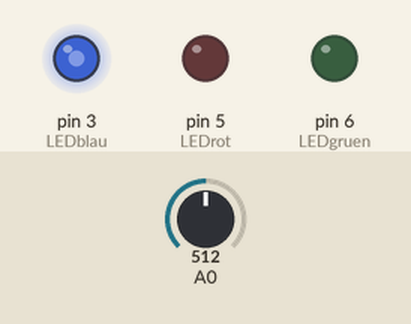
Recording of a sketch running on a simulated Arduino Uno, built with avr-gcc and run on an emulated ATmega328P. On the bench: output pins drawn as LEDs (lit = HIGH). The test bench sets the inputs (shaded band); at power-on: A0 = 512. What the sketch prints to the serial monitor is not drawn.

Above: at 1.2 s.
1.3 s: A0 set to 521
3.2 s: A0 set to 545
At 4.4 s:
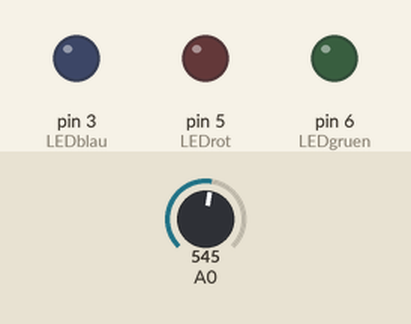
5.5 s: A0 set to 511
At 7.2 s:
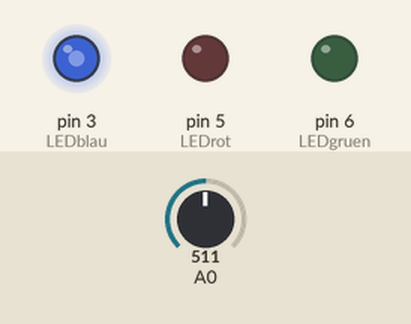
7.5 s: A0 set to 716
At 8.8 s:
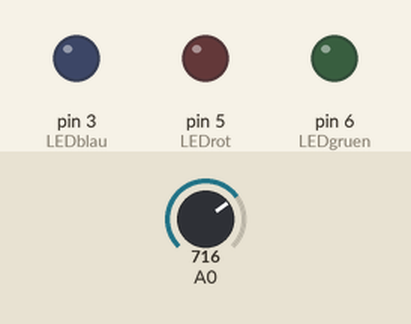
Timing chart, 0 to 10.5 s (numbered marks = the images above; inputs shaded):
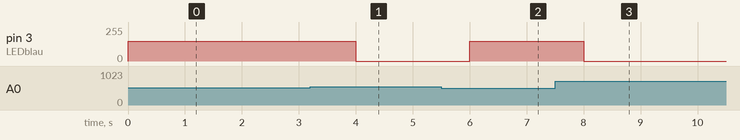

Measured:
- the behaviour switches between 528 and 529 on A0 (found by bisection; images 0 and 1)
- after the input at 3.2 s, pin 3 (LEDblau): 150/255 → 0/255 after 0.80 s
- after the input at 5.5 s, pin 3 (LEDblau): 0/255 → 150/255 after 0.50 s
- after the input at 7.5 s, pin 3 (LEDblau): 150/255 → 0/255 after 0.50 s

The sketch:

arduino_code.ino
```cpp
int LEDblau = 3; // Farbe blau an Pin 3
int LEDrot = 5; // Farbe rot an Pin 5
int LEDgruen=6; // Farbe gruen an Pin 6
int p=1000; // p ist eine Pause mit 1000ms also 1 Sekunde
int brightness1a = 150; // Zahlenwert zwischen 0 und 255 – gibt die Leuchtstärke der einzelnen Farbe an
int brightness1b = 150; // Zahlenwert zwischen 0 und 255 – gibt die Leuchtstärke der einzelnen Farbe an
int brightness1c = 150; // Zahlenwert zwischen 0 und 255 – gibt die Leuchtstärke der einzelnen Farbe an
int dunkel = 0; // Zahlenwert 0 bedeutet Spannung 0V – also LED aus.

const int AirValue = 529; //you need to replace this value with Value_1
const int WaterValue = 255; //you need to replace this value with Value_2
int intervals = (AirValue - WaterValue);
int soilMoistureValue=0;
void setup(){
  Serial.begin(9600); // open serial port, set the baud rate to 9600 bps
  pinMode(LEDblau, OUTPUT);
  pinMode(LEDgruen, OUTPUT);
  pinMode(LEDrot, OUTPUT);
}

void loop() {

  analogWrite(LEDblau, dunkel); // blau ausschalten
  analogWrite(LEDrot, dunkel); // rotausschalten
  analogWrite(LEDgruen, dunkel); // gruenausschalten

  int val;
  val = analogRead(0);
  Serial.print(val);
  soilMoistureValue=analogRead(A0);
  if(soilMoistureValue > WaterValue && soilMoistureValue < (WaterValue + intervals))
  {
    Serial.println("Very Wet");
    analogWrite(LEDblau, brightness1a); // blau einschalten
  }
  else if(soilMoistureValue > (WaterValue + intervals) && soilMoistureValue < (AirValue - intervals))
  {
    Serial.println("Wet");
    analogWrite(LEDgruen, brightness1c); // gruen einschalten
  }
  else if(soilMoistureValue < AirValue && soilMoistureValue > (AirValue - intervals))
  {
    Serial.println("Dry");
    analogWrite(LEDrot, brightness1b); // rot einschalten
  }
  delay(p);
}
```
